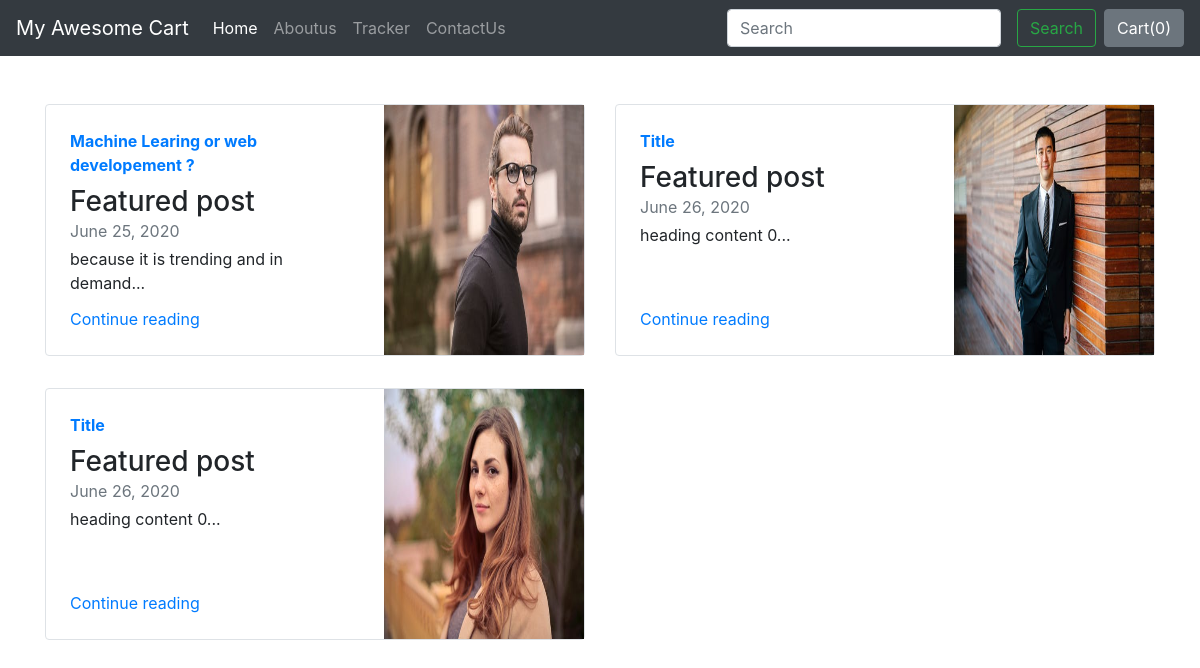
Screenshot of /blog/ with the database file from the repository.
### blog/models.py (models this page shows)
class Blogpost(models.Model):
    post_id = models.AutoField(primary_key=True)
    title = models.CharField(max_length=50)
    head0 = models.CharField(max_length=500, default="")
    chead0 = models.CharField(max_length=5000, default="")
    head1 = models.CharField(max_length=500, default="")
    chead1 = models.CharField(max_length=5000, default="")
    head2 = models.CharField(max_length=500, default="")
    chead2 = models.CharField(max_length=5000, default="")
    pub_date = models.DateField()
    thumbnail = models.ImageField(upload_to="blog/images", default="null")
    def __str__(self):
        return self.title

### blog/views.py (the view)
# urls.py: path('',views.index,name='index'),
def index(request):
    myposts=Blogpost.objects.all()
    print(myposts)
    return render(request, 'blog/index.html',{'myposts': myposts})

### blog/templates/blog/index.html (shortened to what this page needs)
{% extends 'blog/base.html' %} {% load static %}
{% block body %}
<div class="container py-5">
  <div class="row mb-2">
    {% for item in myposts %}
    <div class="col-md-6">
      <div class="row no-gutters border rounded overflow-hidden flex-md-row mb-4 shadow-sm h-md-250 position-relative">
        <div class="col p-4 d-flex flex-column position-static">
          <strong class="d-inline-block mb-2 text-primary">{{item.title}}</strong>
          <h3 class="mb-0">Featured post</h3>
          <div class="mb-1 text-muted">{{item.pub_date}}</div>
          <p class="card-text mb-auto">{{item.chead0}}...</p>
          <a href="blogpost/{{item.post_id}}" class="stretched-link">Continue reading</a>
        </div>
        <div class="col-auto d-none d-lg-block">
          <img class="bd-placeholder-img" width="200" height="250" src="/media/{{item.thumbnail}}"
            aria-label="Placeholder: Thumbnail" />
        </div>
      </div>
    </div>
    {% if forloop.counter|divisibleby:2 %}
  </div>
  <div class="row mb-2">
    {%endif%}
    {%endfor%}
  </div>
</div>
{% endblock %}

### rows the page displays
Blogpost: title "Machine Learing or web developement ?", pub_date "June 25, 2020", chead0 "because it is trending and in demand", thumbnail (picture)
Blogpost: title "Title", pub_date "June 26, 2020", chead0 "heading content 0", thumbnail (picture)
Blogpost: title "Title", pub_date "June 26, 2020", chead0 "heading content 0", thumbnail (picture)
